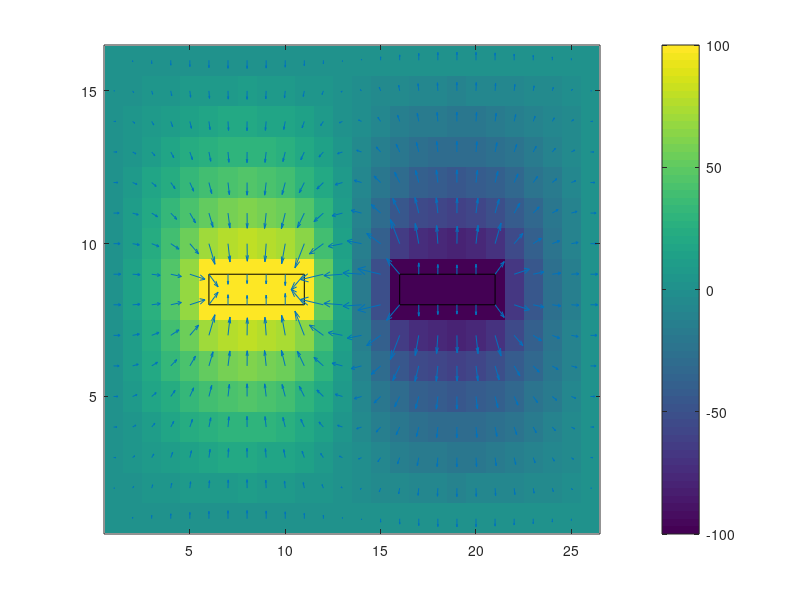

The MATLAB script that drew this image:
%% capacitanceMatrix.m
%    Solve for the capacitance matrix of transmission line
%       
%       Approach: Numerical Solution
%        
%       Course:     ECE 7810
%       Homework:   1
%       Sub. Date:  October 4, 2016
%
%           Author:     Jamiu Babatunde Mojolagbe
%           Department: Electrical and Computer Engineering
%           Student ID: #7804719
%           Email:      mojolagm@myumanitoba.ca

clear; clc; close all;

%%  set variables

omega = 1.54;       % over-relaxation constant / acceleration factor (this value is not used)
max_iter = 1000;    % maximum iterations 
ep_0 = 8.85e-12;    % absolute dielectric constant
epsilon = 1e-6;     % ralative displacement norm
V0 = 100;           % potential on the capacitors
V1 = -100;

width = 15;         % width of the rectangle
height = 25;        % height of the rectangle
h = 1;              % grid Resolution 
c1_start = 6;       % start of conductor 1
c1_end = 11;        % end of conductor 1
c2_start = 16;      % start of conductor 2
c2_end = 21;        % end of conductor 2
c_start_y = 8;      % start y co-ordinate of the conductors
c_end_y = 9;        % end y co-ordinate of the conductors

%% calculate number of grid point and set the grid

nx = (width/h) + 1;         % number of points in x direction
ny = (height/h) + 1;        % number of points in y direction

phi = zeros(nx, ny);        % grid/solution matrix phi(x,y) %% ones(nx-1, ny-1);

%% set boundary condition on the conductors 
phi(c_start_y, c1_start:c1_end)=V0;                     % top of left conductor
phi(c_end_y, c1_start:c1_end)=V0;                       % bottom of left conductor
phi(c_start_y, c2_start:c2_end)=V1;                     % top of right conductor
phi(c_end_y, c2_start:c2_end)=V1;                       % bottom of right conductor


%% solve the grid matrix with SOR
iter = 1;           % counter for the number iterations
err_norm = 99999;   % error norm for stoping the iterations

while(iter < max_iter && err_norm > epsilon)
    ph =  0;        % solution norm
    disp_norm = 0;  % displacement norm
    
    % loop over inner matrix
    for i = 2:1:nx-1
        for j = 2:1:ny-1
            residual =  (phi(i - 1, j) +  phi(i + 1, j) +  phi(i, j - 1) + phi(i, j + 1)) ./ 4;
            acc_residual = omega * (residual - phi(i, j));
            phi(i, j) = phi(i, j) + acc_residual;
            phi(c_start_y, c1_start:c1_end)=V0;                     % top of left conducter
            phi(c_end_y, c1_start:c1_end)=V0;                     % bottom of left conducter
            phi(c_start_y, c2_start:c2_end)=V1;                    % top of right conducter
            phi(c_end_y, c2_start:c2_end)=V1;                    % bottom of right conducter
            
            ph = abs(ph) + abs(phi(i, j));                          % calculate current solution norm
            disp_norm = abs(disp_norm) + abs(acc_residual);         % calculate displacement norm
        end
    end
    
    % calculate relative displacement norm
    err_norm = disp_norm / ph;
    %increment the counter
    iter = iter + 1;
end

%% calculate the total flux emanating from the region
% whole region flux
flux = 0;
flux = flux + sum(phi(1, :)) + sum(phi(:, 1)) + sum(phi(nx, :)) + sum(phi(:, ny));          % outside potential
flux = flux - sum(phi(2, :)) - sum(phi(:, 2)) - sum(phi(nx-1, :)) - sum(phi(:, ny-1));      % inside potential
flux = -ep_0*flux;

% capacitor 1 flux & volume charge density
 c1_flux = 0;
Q1=-ep_0*(sum(phi(7,6:11))+sum(phi(10,6:11))+phi(8,5)+phi(9,5)+phi(8,12)+phi(9,12)-...
    sum(phi(8,6:11))-sum(phi(9,6:11)));
Q2=-ep_0*(sum(phi(7,16:21))+sum(phi(10,16:21))+phi(8,15)+phi(9,15)+phi(8,22)+phi(9,22)-...
    sum(phi(8,16:21))-sum(phi(9,16:21)));

%% output the result
disp(['Total electric flux density from the region: ', num2str((flux))]);
disp(' ');
disp(['Q1                                         : ', num2str((Q1))]);
disp(['Q2                                         : ', num2str((Q2))]);

C11 = Q1/V0;
C21 = Q2/V0;
C22=C11;                        %due to symmetry
C12=C21;                        %due to symmetry
capacitance_matrix = [C11 C12;C21 C22]

% show the flux diagram
figure
imagesc(phi),colorbar
set(gca,'YDir','normal')
rectangle('Position',[6 8 5 1])
rectangle('Position',[16 8 5 1])
[px,py]=gradient(phi);
hold
quiver(px,py)

